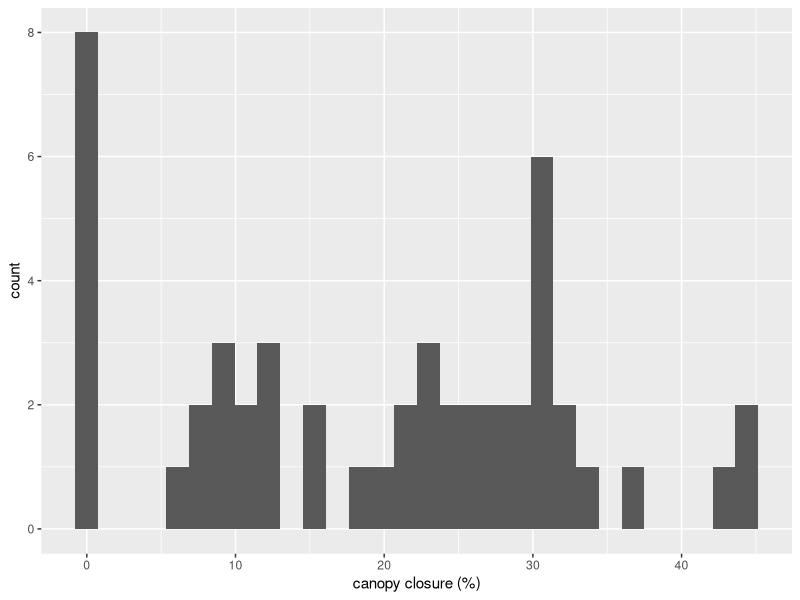
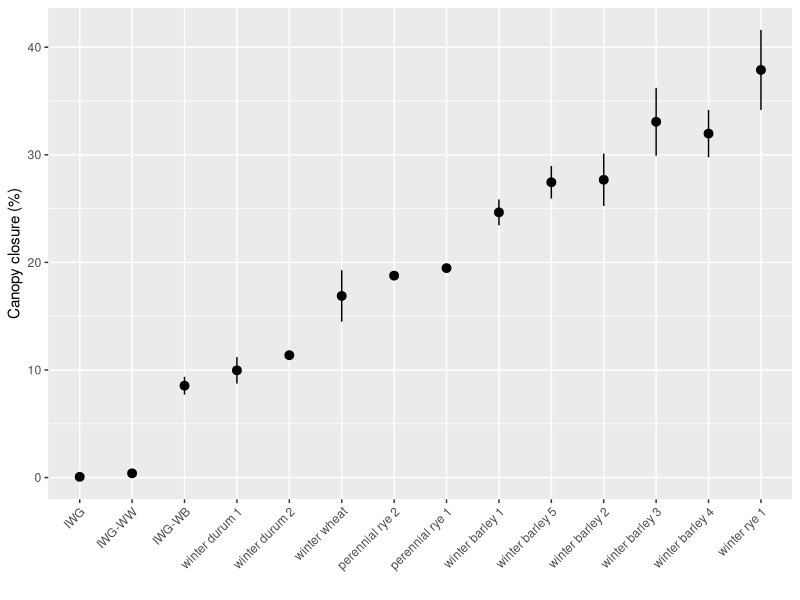

Write the R code that produced these figures, in order.
## ---- chunk 1
library(tidyverse)

read.csv("Crop Comparison Plot Plan.xlsx - data_canopeo.csv") -> dat

dat %>% 
  ggplot(aes(canopy_percent)) +
  stat_bin() +
  labs(x="canopy closure (%)")

dat %>% 
  summarise(mean = mean(canopy_percent),
            max = max(canopy_percent),
            min = min(canopy_percent),
            n=n()) %>% 
  knitr::kable(caption = "Canopy closure (%) on 7November2024")
## ---- chunk 2
dat %>% 
  mutate(treatment=fct_reorder(treatment,canopy_percent)) %>% 
  ggplot(aes(treatment,canopy_percent)) +
  stat_summary() +
  labs(x="",
       y="Canopy closure (%)") +
  theme(axis.text.x = element_text(angle = 45,
                                   hjust = 1))

